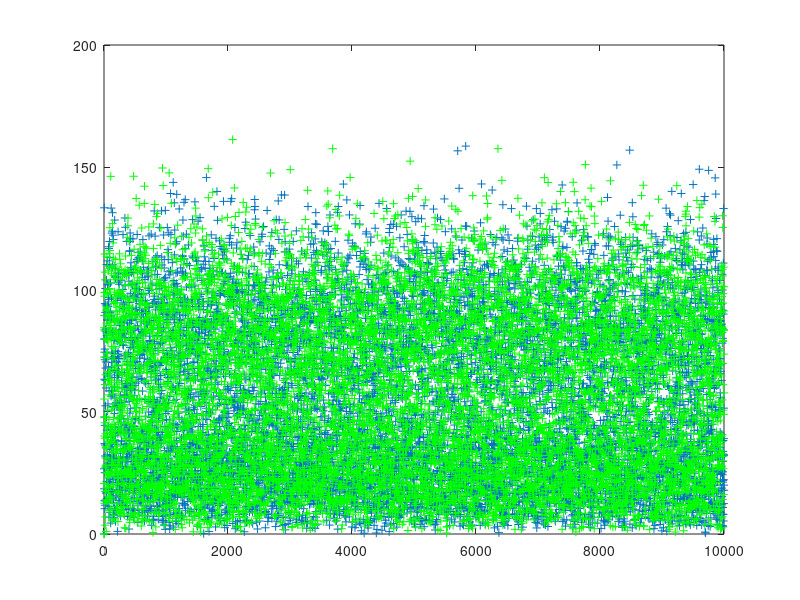
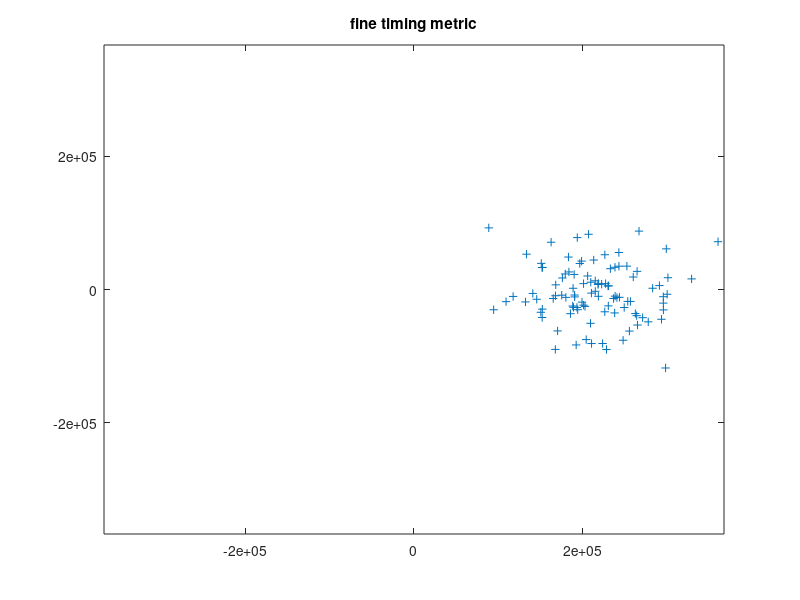
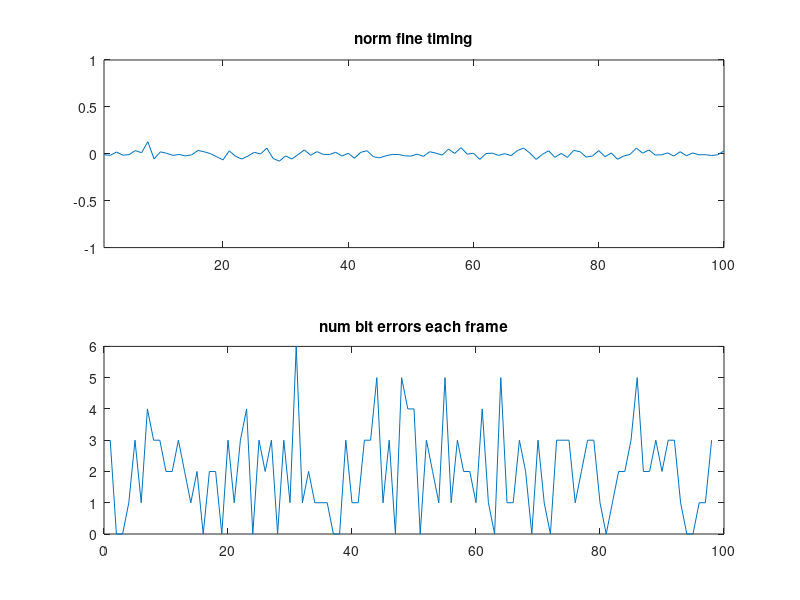
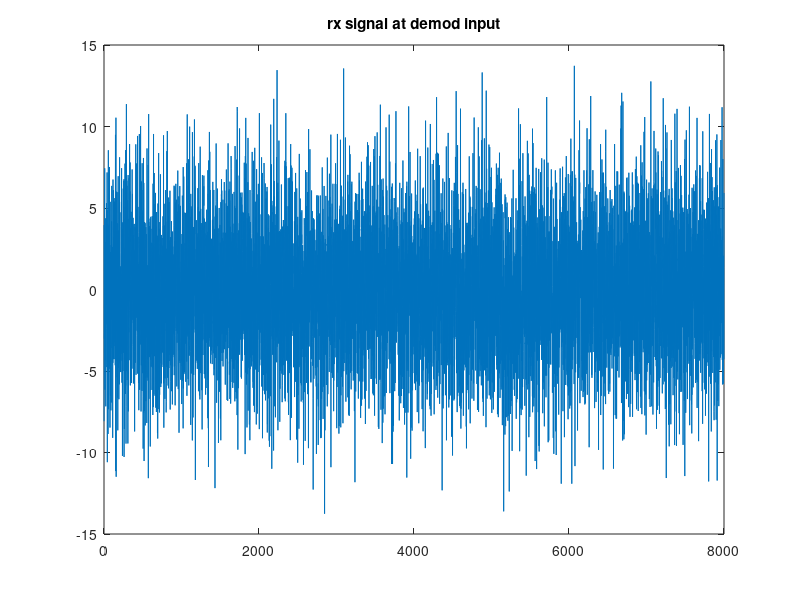

MATLAB code to generate these figures, in order:
% fsk_horus.m
% David Rowe 10 Oct 2015
%
% Experimental near space balloon FSK demodulator
% Assume high SNR, but fades near end of mission can wipe out a few bits
% So low SNR perf not a huge issue
%
% [X] processing buffers of 1 second
%     + 8000 samples input
%     + keep 30 second sliding window to extract packet from
%     + do fine timing on this
%     [X] estimate frequency of two tones
%         + this way we cope with variable shift and drift
%         + starts to lose it at 8 Eb/No = 8db.  Maybe wider window?
%     [X] estimate amplitudes and equalise, or limit
%         + not needed - tones so close in freq unlikely to be significant ampl diff
%           across SSB rx filter
% [X] Eb/No point 8dB, 2% ish
% [X] fine timing and sample slips, +/- 1000ppm (0.1%) clock offset test
% [ ] bit flipping against CRC
% [ ] implement CRC
% [X] frame sync
% [X] compare to fldigi
%     + in AWGN channel 3-4dB improvement.  In my tests fldigi can't decode  
%       with fading model, requires Eb/No > 40dB, this demo useable at Eb/No = 20dB
% [X] test over range of f1/f2, shifts, timing offsets, clock offsets, Eb/No
%     [X] +/- 1000ppm clock offset OK at Eb/No = 10dB, starts to lose it at 8dB
%     [X] tone freq est starts to lose it at 8dB in awgn.  Maybe wider window?
% [ ] low snr detection of $$$$$$
%     + we might be able to pick up a "ping" at very low SNRs to help find baloon on ground
% [ ] streaming, indicator of audio freq, i.e. speaker output?

1;

function states = fsk_horus_init()
  states.Ndft = 8192;
  Fs = states.Fs = 8000;
  N = states.N = Fs;             % processing buffer size, nice big window for f1,f2 estimation
  Rs = states.Rs = 100;
  Ts = states.Ts = Fs/Rs;
  states.nsym = N/Ts;
  Nmem = states.Nmem  = N+2*Ts;    % two symbol memory in down converted signals to allow for timing adj
  states.f1_dc = zeros(1,Nmem);
  states.f2_dc = zeros(1,Nmem);
  states.P = 8;                  % oversample rate out of filter
  states.nin = N;                % can be N +/- Ts/P = N +/- 40 samples to adjust for sample clock offsets
  states.verbose = 0;
  states.phi1 = 0;               % keep down converter osc phase continuous
  states.phi2 = 0;

  % Generate unque word that correlates against the ASCII "$$$$$" that
  % delimits start and end of frame Note use of zeros in UW as "don't
  % cares", we ignore RS232 start/stop bits.  Not sure this is a good
  % idea, we could include start and stop bits if we like.  Oh Well.

  dollar_bits = fliplr([0 1 0 0 1 0 0]);
  mapped_db = 2*dollar_bits - 1;
  npad = states.npad = 3;   % one start and two stop bits between 7 bit ascii chars
  nfield = states.nfield = 7; % length of ascii character field

  states.uw = [mapped_db zeros(1,npad) mapped_db zeros(1,npad) mapped_db zeros(1,npad)  mapped_db zeros(1,npad) mapped_db zeros(1,npad)];

  states.uw_thresh = 5*7 - 4; % allow 24bit errors when looking for UW

  states.df = 0;
  states.f1 = 0;
  states.f2 = 0;
  states.norm_rx_timing = 0;
  states.ppm = 0;
  states.prev_pkt = [];
endfunction


% test modulator function

function tx  = fsk_horus_mod(states, tx_bits)
    tx = zeros(states.Ts*length(tx_bits),1);
    tx_phase = 0;
    Ts = states.Ts;
    Fs = states.Fs;
    f1 = 1000; f2 = 1400;
    df = states.df; % tone freq change in Hz/s

    for i=1:length(tx_bits)
      if tx_bits(i) == 0
        tx_phase_vec = tx_phase + (1:Ts)*2*pi*f1/Fs;
      else
        tx_phase_vec = tx_phase + (1:Ts)*2*pi*f2/Fs;
      end
      tx((i-1)*Ts+1:i*Ts) = 2.0*cos(tx_phase_vec);
      tx_phase = tx_phase_vec(Ts) - floor(tx_phase_vec(Ts)/(2*pi))*2*pi;
      f1 += df*Ts/Fs; f2 += df*Ts/Fs;
    end
endfunction


% Given a buffer of nin input Rs baud FSK samples, returns nsym bits.
%
% Automagically estimates the frequency of the two tones, or
% looking at it another way, the frequency offset and shift
%
% nin is the number of input samples required by demodulator.  This is
% time varying.  It will nominally be N (8000), and occasionally N +/- 
% Ts/2 (e.g. 8080 or 7920).  This is how we compensate for differences between the
% remote tx sample clock and our sample clock.  This function always returns
% N/Ts (50) demodulated bits.  Variable number of input samples, constant number
% of output bits.

function [rx_bits states] = fsk_horus_demod(states, sf)
  N = states.N;
  Ndft = states.Ndft;
  Fs = states.Fs;
  Rs = states.Rs;
  Ts = states.Ts;
  nsym = states.nsym;
  P = states.P;
  nin = states.nin;
  verbose = states.verbose;
  Nmem = states.Nmem;

  assert(length(sf) == nin);

  % find tone frequency and amplitudes ---------------------------------------------

  h = hanning(nin);
  Sf = fft(sf .* h, Ndft);
  [m1 m1_index] = max(Sf(1:Ndft/2));

  % zero out region around max so we can find second highest peak

  Sf2 = Sf;
  st = m1_index - 100;
  if st < 1
    st = 1;
  end
  en = m1_index + 100;
  if en > Ndft/2
    en = Ndft/2;
  end
  Sf2(st:en) = 0;

  [m2 m2_index] = max(Sf2(1:Ndft/2));

  % f1 always the lower tone

  if m1_index < m2_index
    f1 = (m1_index-1)*Fs/Ndft;
    f2 = (m2_index-1)*Fs/Ndft;
    twist = 20*log10(m1/m2);
  else
    f1 = (m2_index-1)*Fs/Ndft;
    f2 = (m1_index-1)*Fs/Ndft;
    twist = 20*log10(m2/m1);
  end

  states.f1 = f1;
  states.f2 = f2;

  %printf("f1: %4.0f Hz f2: %4.0f Hz a1: %f a2: %f p: %f\n", f1, f2, 2.0*abs(m1)/Ndft, 2.0*abs(m2)/Ndft, p);
  
  % down convert and filter at rate P ------------------------------

  % update filter (integrator) memory by shifting in nin samples
  
  nold = Nmem-nin; % number of old samples we retain

  f1_dc = states.f1_dc; 
  f1_dc(1:nold) = f1_dc(Nmem-nold+1:Nmem);
  f2_dc = states.f2_dc; 
  f2_dc(1:nold) = f2_dc(Nmem-nold+1:Nmem);

  % shift down to around DC, ensuring continuous phase from last frame

  phi1_vec = states.phi1 + (1:nin)*2*pi*f1/Fs;
  phi2_vec = states.phi2 + (1:nin)*2*pi*f2/Fs;

  f1_dc(nold+1:Nmem) = sf' .* exp(-j*phi1_vec);
  f2_dc(nold+1:Nmem) = sf' .* exp(-j*phi2_vec);

  states.phi1  = phi1_vec(nin);
  states.phi1 -= 2*pi*floor(states.phi1/(2*pi));
  states.phi2  = phi2_vec(nin);
  states.phi2 -= 2*pi*floor(states.phi2/(2*pi));

  % save filter (integrator) memory for next time

  states.f1_dc = f1_dc;
  states.f2_dc = f2_dc;

  % integrate over symbol period, which is effectively a LPF, removing
  % the -2Fc frequency image.  Can also be interpreted as an ideal
  % integrate and dump, non-coherent demod.  We run the integrator at
  % rate P (1/P symbol offsets) to get outputs at a range of different
  % fine timing offsets.  We calculate integrator output over nsym+1
  % symbols so we have extra samples for the fine timing re-sampler at either
  % end of the array.

  rx_bits = zeros(1, (nsym+1)*P);
  for i=1:(nsym+1)*P
    st = 1 + (i-1)*Ts/P;
    en = st+Ts-1;
    f1_int(i) = sum(f1_dc(st:en));
    f2_int(i) = sum(f2_dc(st:en));
  end
  states.f1_int = f1_int;
  states.f2_int = f2_int;

  % fine timing estimation -----------------------------------------------

  % Non linearity has a spectral line at Rs, with a phase
  % related to the fine timing offset.  See:
  %   http://www.rowetel.com/blog/?p=3573 
  % We have sampled the integrator output at Fs=P samples/symbol, so
  % lets do a single point DFT at w = 2*pi*f/Fs = 2*pi*Rs/(P*Rs)
 
  Np = length(f1_int);
  w = 2*pi*(Rs)/(P*Rs);
  x = ((abs(f1_int)-abs(f2_int)).^2) * exp(-j*w*(0:Np-1))';
  norm_rx_timing = angle(x)/(2*pi);
  rx_timing = norm_rx_timing*P;

  states.x = x;
  states.rx_timing = rx_timing;
  prev_norm_rx_timing = states.norm_rx_timing;
  states.norm_rx_timing = norm_rx_timing;

  % estimate sample clock offset in ppm
  % d_norm_timing is fraction of symbol period shift over nsym symbols

  d_norm_rx_timing = norm_rx_timing - prev_norm_rx_timing;

  % filter out big jumps due to nin changes

  if abs(d_norm_rx_timing) < 0.2
    appm = 1E6*d_norm_rx_timing/nsym;
    states.ppm = 0.9*states.ppm + 0.1*appm;
  end

  % work out how many input samples we need on the next call. The aim
  % is to keep angle(x) away from the -pi/pi (+/- 0.5 fine timing
  % offset) discontinuity.  The side effect is to track sample clock
  % offsets

  next_nin = N;
  if norm_rx_timing > 0.25
     next_nin += Ts/2;
  end
  if norm_rx_timing < -0.25;
     next_nin -= Ts/2;
  end
  states.nin = next_nin;

  % Re-sample integrator outputs using fine timing estimate and linear interpolation

  low_sample = floor(rx_timing);
  fract = rx_timing - low_sample;
  high_sample = ceil(rx_timing);

  if verbose
    printf("rx_timing: %3.2f low_sample: %d high_sample: %d fract: %3.3f nin_next: %d\n", rx_timing, low_sample, high_sample, fract, next_nin);
  end

  f1_int_resample = zeros(1,nsym);
  f2_int_resample = zeros(1,nsym);
  rx_bits = zeros(1,nsym);
  rx_bits_sd = zeros(1,nsym);
  for i=1:nsym
    st = i*P+1;
    f1_int_resample(i) = f1_int(st+low_sample)*(1-fract) + f1_int(st+high_sample)*fract;
    f2_int_resample(i) = f2_int(st+low_sample)*(1-fract) + f2_int(st+high_sample)*fract;
    %f1_int_resample(i) = f1_int(st+1);
    %f2_int_resample(i) = f2_int(st+1);
    rx_bits(i) = abs(f2_int_resample(i)) > abs(f1_int_resample(i));
    rx_bits_sd(i) = abs(f2_int_resample(i)) - abs(f1_int_resample(i));
 end

  states.f1_int_resample = f1_int_resample;
  states.f2_int_resample = f2_int_resample;
  states.rx_bits_sd = rx_bits_sd;

  % Eb/No estimation

  x = abs(abs(f1_int_resample) - abs(f2_int_resample));
  states.EbNodB = 20*log10(1E-6+mean(x)/(1E-6+std(x)));
endfunction


% look for unique word and return index of first UW bit, or -1 if no UW found

function uw_start = find_uw(states, start_bit, rx_bits)
  uw = states.uw;

  mapped_rx_bits = 2*rx_bits - 1;
  found = 0;
  uw_start = -1;

  for i=start_bit:length(rx_bits) - length(uw)
    corr  = mapped_rx_bits(i:i+length(uw)-1) * uw';
    if !found && (corr >= states.uw_thresh)
      uw_start = i;
      found = 1;
    end
  end
endfunction


% Extract ASCII string from a Horus frame of bits

function [str crc_ok] = extract_ascii(states, rx_bits_buf, uw_loc1, uw_loc2)
  nfield = states.nfield;
  npad = states.npad;

  str = []; str_dec = []; nstr = 0; ptx_crc = 1; rx_crc = "";

  st = uw_loc1 + length(states.uw);  % first bit of first char
  for i=st:nfield+npad:uw_loc2
    field = rx_bits_buf(i:i+nfield-1);
    ch_dec = field * (2.^(0:nfield-1))';

    % filter out unlikely characters that bit errors may introduce, and ignore \n

    if (ch_dec > 31) && (ch_dec < 91)
      str = [str char(ch_dec)];
    else 
      str = [str char(32)]; % space is "not sure"
    end
    nstr++;

    % build up array for CRC16 check

    if ch_dec == 42 
      rx_crc = crc16(str_dec);
      ptx_crc = nstr+1;
    else
      str_dec = [str_dec ch_dec];
    end
  end
  if (ptx_crc+3) <= length(str)
    tx_crc = str(ptx_crc:ptx_crc+3);
    crc_ok = strcmp(tx_crc, rx_crc);
  else
    crc_ok = 0;
  end
  str = str(1:ptx_crc-2);
  if crc_ok
    str = sprintf("%s CRC OK", str);
  else
    str = sprintf("%s CRC BAD", str);
  end
endfunction


% Use soft decision information to find bits most likely in error.  I think
% this is some form of maximum likelihood decoding.

function [str crc_ok rx_bits_log_flipped] = sd_bit_flipping(states, rx_bits_log, rx_bits_sd_log, st, uw_loc);

  % force algorithm to ignore rs232 sync bits by marking them as "very likely", they have
  % no input to crc algorithm

  nfield = states.nfield;
  npad = states.npad;
  for i=st:nfield+npad:uw_loc
    rx_bits_sd_log(i+nfield:i+nfield+npad-1) = 1E6;
  end

  % make a list of bits with smallest soft decn values

  [dodgy_bits_mag dodgy_bits_index] = sort(abs(rx_bits_sd_log(st+length(states.uw):uw_loc)));
  dodgy_bits_index += length(states.uw) + st - 1;
  nbits = 6;
  ntries = 2^nbits;
  str = "";
  crc_ok = 0;
  
  % try various combinations of these bits

  for i=1:ntries-1
    error_mask = zeros(1, length(rx_bits_log));
    for b=1:nbits
      x = bitget(i,b);
      bit_to_flip = dodgy_bits_index(b);
      error_mask(bit_to_flip) = x;
      %printf("st: %d i: %d b: %d x: %d index: %d\n", st, i,b,x,bit_to_flip);
    end
    rx_bits_log_flipped = xor(rx_bits_log, error_mask);
    [str_flipped crc_ok_flipped] = extract_ascii(states, rx_bits_log_flipped, st, uw_loc);
    if crc_ok_flipped
      %printf("Yayy we fixed a packet by flipping with pattern %d\n", i);
      str = str_flipped;
      crc_ok = crc_ok_flipped;
    end
  end
endfunction


% Extract as many ASCII packets as we can from a great big buffer of bits

function extract_and_print_packets(states, rx_bits_log, rx_bits_sd_log)

  % use UWs to delimit start and end of data packets

  bit = 1;
  nbits = length(rx_bits_log);
  uw_loc = find_uw(states, bit, rx_bits_log);
  nfield = states.nfield;
  npad = states.npad;

  while (uw_loc != -1)

    st = uw_loc;
    bit = uw_loc + length(states.uw);
    uw_loc = find_uw(states, bit, rx_bits_log);

    if uw_loc != -1
      % Now start picking out 7 bit ascii chars from frame.  It has some
      % structure so we can guess where fields are.  I hope We don't get
      % RS232 idle bits stuck into it anywhere, ie "bit fields" don't
      % change dynamically.

      % dump msg bits so we can use them as a test signal
      %msg = rx_bits_log(st:uw_loc-1);
      %save -ascii horus_msg.txt msg

      % simulate bit error for testing
      %rx_bits_log(st+200) = xor(rx_bits_log(st+100),1);
      %rx_bits_sd_log(st+100) = 0;

      [str crc_ok] = extract_ascii(states, rx_bits_log, st, uw_loc);

      if crc_ok == 0
        [str_flipped crc_flipped_ok rx_bits_log] = sd_bit_flipping(states, rx_bits_log, rx_bits_sd_log, st, uw_loc); 
        if crc_flipped_ok
          str = sprintf("%s fixed", str_flipped);
        end
      end

      % update memory of previous packet, we use this to guess where errors may be
      if crc_ok || crc_flipped_ok
        states.prev_pkt = rx_bits_log(st+length(states.uw):uw_loc);
      end
      printf("%s\n", str);
    end
   
  endwhile
endfunction
 

% simulation of tx and rx side, add noise, channel impairments ----------------------

function run_sim
  frames = 100;
  EbNodB = 8;
  timing_offset = 0.0; % see resample() for clock offset below
  test_frame_mode = 1;
  fading = 0;          % modulates tx power at 2Hz with 20dB fade depth, 
                       % to simulate balloon rotating at end of mission
  df     = 0;          % tx tone freq drift in Hz/s

  more off
  rand('state',1); 
  randn('state',1);
  states = fsk_horus_init();
  N = states.N;
  P = states.P;
  Rs = states.Rs;
  nsym = states.nsym;
  Fs = states.Fs;
  states.df = df;

  EbNo = 10^(EbNodB/10);
  variance = states.Fs/(states.Rs*EbNo);

  % set up tx signal with payload bits based on test mode

  if test_frame_mode == 1
     % test frame of bits, which we repeat for convenience when BER testing
    test_frame = round(rand(1, states.nsym));
    tx_bits = [];
    for i=1:frames+1
      tx_bits = [tx_bits test_frame];
    end
  end
  if test_frame_mode == 2
    % random bits, just to make sure sync algs work on random data
    tx_bits = round(rand(1, states.nsym*(frames+1)));
  end
  if test_frame_mode == 3
    % ...10101... sequence
    tx_bits = zeros(1, states.nsym*(frames+1));
    tx_bits(1:2:length(tx_bits)) = 1;
  end
 
  if test_frame_mode == 4

    % load up a horus msg from disk and modulate that

    test_frame = load("horus_msg.txt");
    ltf = length(test_frame);
    ntest_frames = ceil((frames+1)*nsym/ltf);
    tx_bits = [];
    for i=1:ntest_frames
      tx_bits = [tx_bits test_frame];
    end
  end

  tx = fsk_horus_mod(states, tx_bits);

  %tx = resample(tx, 1000, 1001); % simulated 1000ppm sample clock offset

  if fading
     ltx = length(tx);
     tx = tx .* (1.1 + cos(2*pi*2*(0:ltx-1)/Fs))'; % min amplitude 0.1, -20dB fade, max 3dB
  end

  noise = sqrt(variance)*randn(length(tx),1);
  rx    = tx + noise;
  
  % dump simulated rx file
  ftx=fopen("fsk_horus_rx.raw","wb"); rxg = rx*1000; fwrite(ftx, rxg, "short"); fclose(ftx);

  timing_offset_samples = round(timing_offset*states.Ts);
  st = 1 + timing_offset_samples;
  rx_bits_buf = zeros(1,2*nsym);
  Terrs = Tbits = 0;
  state = 0;
  x_log = [];
  norm_rx_timing_log = [];
  nerr_log = [];
  f1_int_resample_log = [];
  f2_int_resample_log = [];
  f1_log = f2_log = [];
  EbNodB_log = [];
  rx_bits_log = [];
  rx_bits_sd_log = [];

  for f=1:frames

    % extract nin samples from input stream

    nin = states.nin;
    en = st + states.nin - 1;
    sf = rx(st:en);
    st += nin;

    % demodulate to stream of bits

    [rx_bits states] = fsk_horus_demod(states, sf);
    rx_bits_buf(1:nsym) = rx_bits_buf(nsym+1:2*nsym);
    rx_bits_buf(nsym+1:2*nsym) = rx_bits;
    rx_bits_log = [rx_bits_log rx_bits];
    rx_bits_sd_log = [rx_bits_sd_log states.rx_bits_sd];

    norm_rx_timing_log = [norm_rx_timing_log states.norm_rx_timing];
    x_log = [x_log states.x];
    f1_int_resample_log = [f1_int_resample_log abs(states.f1_int_resample)];
    f2_int_resample_log = [f2_int_resample_log abs(states.f2_int_resample)];
    f1_log = [f1_log states.f1];
    f2_log = [f2_log states.f2];
    EbNodB_log = [EbNodB_log states.EbNodB];

    % frame sync based on min BER

    if test_frame_mode == 1
      nerrs_min = nsym;
      next_state = state;
      if state == 0
        for i=1:nsym
          error_positions = xor(rx_bits_buf(i:nsym+i-1), test_frame);
          nerrs = sum(error_positions);
          if nerrs < nerrs_min
            nerrs_min = nerrs;
            coarse_offset = i;
          end
        end
        if nerrs_min < 3
          next_state = 1;
          %printf("%d %d\n", coarse_offset, nerrs_min);
        end
      end

      if state == 1  
        error_positions = xor(rx_bits_buf(coarse_offset:coarse_offset+nsym-1), test_frame);
        nerrs = sum(error_positions);
        Terrs += nerrs;
        Tbits += nsym;
        nerr_log = [nerr_log nerrs];
      end

      state = next_state;
    end
  end

  if test_frame_mode == 1
    printf("frames: %d Tbits: %d Terrs: %d BER %4.3f\n", frames, Tbits, Terrs, Terrs/Tbits);
  end

  if test_frame_mode == 4
    extract_and_print_packets(states, rx_bits_log, rx_bits_sd_log)
  end

  figure(1);
  plot(f1_int_resample_log,'+')
  hold on;
  plot(f2_int_resample_log,'g+')
  hold off;

  figure(2)
  clf
  m = max(abs(x_log));
  plot(x_log,'+')
  axis([-m m -m m])
  title('fine timing metric')

  figure(3)
  clf
  subplot(211)
  plot(norm_rx_timing_log);
  axis([1 frames -1 1])
  title('norm fine timing')
  subplot(212)
  plot(nerr_log)
  title('num bit errors each frame')

  figure(4)
  clf
  plot(real(rx(1:Fs)))
  title('rx signal at demod input')

  figure(5)
  clf
  plot(f1_log)
  hold on;
  plot(f2_log,'g');
  hold off;
  title('tone frequencies')
  axis([1 frames 0 Fs/2])

  figure(6)
  clf
  plot(EbNodB_log);
  title('Eb/No estimate')

endfunction


% demodulate a file of 8kHz 16bit short samples --------------------------------

function rx_bits_log = demod_file(filename)
  rx = load_raw(filename);
  more off;
  states = fsk_horus_init();
  N = states.N;
  P = states.P;
  Rs = states.Rs;
  nsym = states.nsym;

  frames = floor(length(rx)/N);
  st = 1;
  rx_bits_log = [];
  rx_bits_sd_log = [];
  norm_rx_timing_log = [];
  f1_int_resample_log = [];
  f2_int_resample_log = [];
  EbNodB_log = [];
  ppm_log = [];

  % First extract raw bits from samples ------------------------------------------------------

  printf("demod of raw bits....\n");

  for f=1:frames

    % extract nin samples from input stream

    nin = states.nin;
    en = st + states.nin - 1;
    sf = rx(st:en);
    st += nin;

    % demodulate to stream of bits

    [rx_bits states] = fsk_horus_demod(states, sf);
    rx_bits_log = [rx_bits_log rx_bits];
    rx_bits_sd_log = [rx_bits_sd_log states.rx_bits_sd];
    norm_rx_timing_log = [norm_rx_timing_log states.norm_rx_timing];
    f1_int_resample_log = [f1_int_resample_log abs(states.f1_int_resample)];
    f2_int_resample_log = [f2_int_resample_log abs(states.f2_int_resample)];
    EbNodB_log = [EbNodB_log states.EbNodB];
    ppm_log = [ppm_log states.ppm];
  end

  printf("plotting...\n");

  figure(1);
  plot(f1_int_resample_log,'+')
  hold on;
  plot(f2_int_resample_log,'g+')
  hold off;

  figure(2)
  clf
  plot(norm_rx_timing_log)
  axis([1 frames -0.5 0.5])
  title('norm fine timing')
  grid
  
  figure(3)
  clf
  plot(EbNodB_log);
  title('Eb/No estimate')

  figure(4)
  clf
  plot(rx);
  title('input signal to demod')

  figure(6);
  clf
  plot(ppm_log)
  title('Sample clock (baud rate) offset in PPM');

  printf("frame sync and data extraction...\n");

  extract_and_print_packets(states, rx_bits_log, rx_bits_sd_log)

endfunction


% run test functions from here during development

if exist("fsk_horus_as_a_lib") == 0
  run_sim
  %rx_bits = demod_file("~/Desktop/vk5arg-3-1.wav");
  %rx_bits = demod_file("~/Desktop/fsk_horus_10dB_1000ppm.wav");
  %rx_bits = demod_file("~/Desktop/fsk_horus_6dB_0ppm.wav");
  %rx_bits = demod_file("fsk_horus_rx.raw");
  %rx_bits = demod_file("mp.raw");
  %rx_bits = demod_file("~/Desktop/launchbox_v2_landing_8KHz_final.wav");
end
